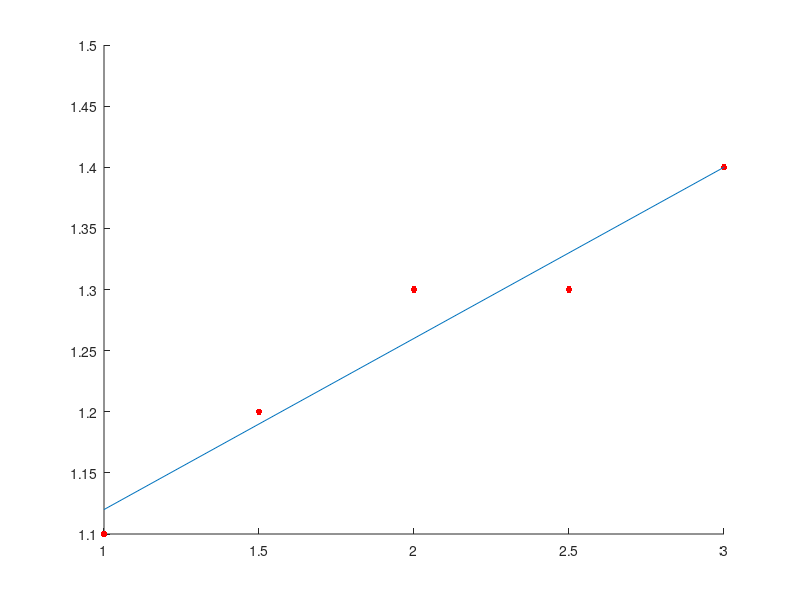

This chart was generated by the following MATLAB code:
t = [1.0 1.5 2.0 2.5 3.0]
y = [1.1 1.2 1.3 1.3 1.4]

n = numel(t);
sum_t = sum(t);
sum_t2 = t*t';
sum_y = sum(y);
sum_yt = y*t';

A = [ n sum_t ; sum_t sum_t2 ]
B = [ sum_y ; sum_yt ]

X = A\B

min_x = min(t);
max_x = max(t);

min_y = [1 min_x]*X;
max_y = [1 max_x]*X;

hold on
plot(t,y,'r.','markersize',15);
plot([min_x max_x],[min_y max_y]);
hold off